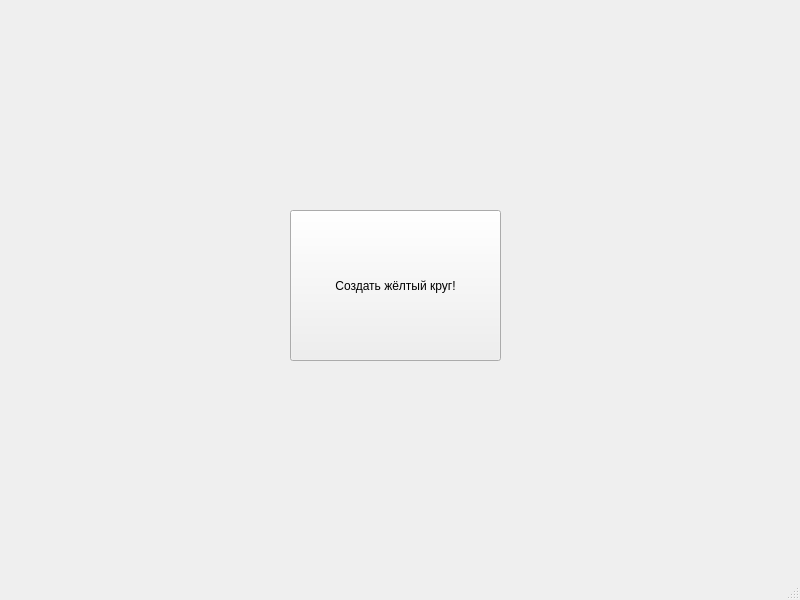
<?xml version="1.0" encoding="UTF-8"?>
<ui version="4.0">
 <class>MainWindow</class>
 <widget class="QMainWindow" name="MainWindow">
  <property name="geometry">
   <rect>
    <x>0</x>
    <y>0</y>
    <width>800</width>
    <height>600</height>
   </rect>
  </property>
  <property name="windowTitle">
   <string>MainWindow</string>
  </property>
  <widget class="QWidget" name="centralwidget">
   <widget class="QPushButton" name="pushButton">
    <property name="geometry">
     <rect>
      <x>290</x>
      <y>210</y>
      <width>211</width>
      <height>151</height>
     </rect>
    </property>
    <property name="text">
     <string>Создать жёлтый круг!</string>
    </property>
   </widget>
  </widget>
  <widget class="QStatusBar" name="statusbar"/>
 </widget>
 <resources/>
 <connections/>
</ui>
